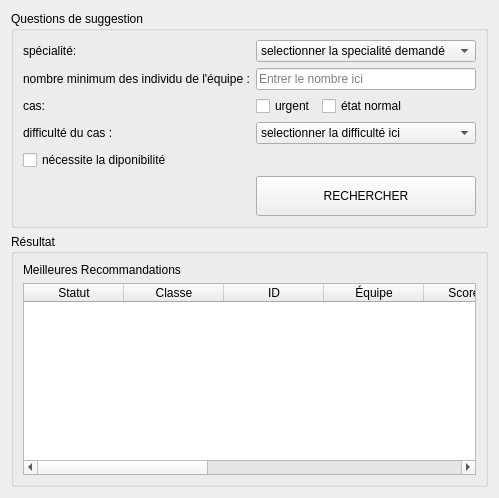
                       <widget class="QWidget" name="suggestionScrollContent">
                        <layout class="QVBoxLayout" name="suggestionScrollContentLayout">
                         <item>
                          <widget class="QGroupBox" name="suggestionQuestionsGroup">
                           <property name="title">
                            <string>Questions de suggestion</string>
                           </property>
                           <layout class="QVBoxLayout" name="suggestionQuestionsLayout">
                            <item>
                             <layout class="QFormLayout" name="suggestionFormLayout">
                              <item row="0" column="0">
                               <widget class="QLabel" name="labelSuggestionSpecialty">
                                <property name="text">
                                 <string>spécialité:</string>
                                </property>
                               </widget>
                              </item>
                              <item row="0" column="1">
                               <widget class="QComboBox" name="comboBoxSpecialiteRecommandation">
                                <item>
                                 <property name="text">
                                  <string>selectionner la specialité demandé</string>
                                 </property>
                                </item>
                                <item>
                                 <property name="text">
                                  <string>maintenace</string>
                                 </property>
                                </item>
                                <item>
                                 <property name="text">
                                  <string>production</string>
                                 </property>
                                </item>
                                <item>
                                 <property name="text">
                                  <string>backoffice</string>
                                 </property>
                                </item>
                                <item>
                                 <property name="text">
                                  <string>mécanique</string>
                                 </property>
                                </item>
                                <item>
                                 <property name="text">
                                  <string/>
                                 </property>
                                </item>
                               </widget>
                              </item>
                              <item row="1" column="0">
                               <widget class="QLabel" name="labelSuggestionMinMembers">
                                <property name="text">
                                 <string>nombre minimum des individu de l'équipe :</string>
                                </property>
                               </widget>
                              </item>
                              <item row="1" column="1">
                               <widget class="QLineEdit" name="lineEditNbMembresMinRecommandation">
                                <property name="placeholderText">
                                 <string>Entrer le nombre ici</string>
                                </property>
                               </widget>
                              </item>
                              <item row="2" column="0">
                               <widget class="QLabel" name="labelSuggestionCase">
                                <property name="text">
                                 <string>cas:</string>
                                </property>
                               </widget>
                              </item>
                              <item row="2" column="1">
                               <layout class="QHBoxLayout" name="casesLayout">
                                <item>
                                 <widget class="QCheckBox" name="checkBoxUrgentRecommandation">
                                  <property name="text">
                                   <string>urgent</string>
                                  </property>
                                 </widget>
                                </item>
                                <item>
                                 <widget class="QCheckBox" name="checkBoxEtatNormalRecommandation">
                                  <property name="text">
                                   <string>état normal</string>
                                  </property>
                                 </widget>
                                </item>
                                <item>
                                 <spacer name="casesSpacer">
                                  <property name="orientation">
                                   <enum>Qt::Horizontal</enum>
                                  </property>
                                  <property name="sizeHint" stdset="0">
                                   <size>
                                    <width>40</width>
                                    <height>20</height>
                                   </size>
                                  </property>
                                 </spacer>
                                </item>
                               </layout>
                              </item>
                              <item row="3" column="0">
                               <widget class="QLabel" name="labelSuggestionDifficulty">
                                <property name="text">
                                 <string>difficulté du cas :</string>
                                </property>
                               </widget>
                              </item>
                              <item row="3" column="1">
                               <widget class="QComboBox" name="comboBoxDifficulteRecommandation">
                                <item>
                                 <property name="text">
                                  <string>selectionner la difficulté ici </string>
                                 </property>
                                </item>
                                <item>
                                 <property name="text">
                                  <string>facile</string>
                                 </property>
                                </item>
                                <item>
                                 <property name="text">
                                  <string>Normal</string>
                                 </property>
                                </item>
                                <item>
                                 <property name="text">
                                  <string>Difficile</string>
                                 </property>
                                </item>
                               </widget>
                              </item>
                             </layout>
                            </item>
                            <item>
                             <widget class="QCheckBox" name="checkBoxRequiertDisponibilite">
                              <property name="text">
                               <string>nécessite la diponibilité</string>
                              </property>
                             </widget>
                            </item>
                            <item>
                             <layout class="QHBoxLayout" name="suggestionActionLayout">
                              <item>
                               <spacer name="suggestionActionSpacer">
                                <property name="orientation">
                                 <enum>Qt::Horizontal</enum>
                                </property>
                                <property name="sizeHint" stdset="0">
                                 <size>
                                  <width>40</width>
                                  <height>20</height>
                                 </size>
                                </property>
                               </spacer>
                              </item>
                              <item>
                               <widget class="QPushButton" name="btnRechercherRecommandationEquipe">
                                <property name="minimumSize">
                                 <size>
                                  <width>220</width>
                                  <height>40</height>
                                 </size>
                                </property>
                                <property name="text">
                                 <string>RECHERCHER</string>
                                </property>
                               </widget>
                              </item>
                             </layout>
                            </item>
                           </layout>
                          </widget>
                         </item>
                         <item>
                          <widget class="QGroupBox" name="suggestionResultsGroup">
                           <property name="title">
                            <string>Résultat</string>
                           </property>
                           <layout class="QVBoxLayout" name="suggestionResultsLayout">
                            <item>
                             <widget class="QLabel" name="labelSuggestionBestRecommendations">
                              <property name="text">
                               <string>Meilleures Recommandations</string>
                              </property>
                             </widget>
                            </item>
                            <item>
                             <widget class="QTableWidget" name="suggestionResultsTable">
                              <property name="columnCount">
                               <number>10</number>
                              </property>
                              <property name="rowCount">
                               <number>0</number>
                              </property>
                              <column>
                               <property name="text">
                                <string>Statut</string>
                               </property>
                              </column>
                              <column>
                               <property name="text">
                                <string>Classe</string>
                               </property>
                              </column>
                              <column>
                               <property name="text">
                                <string>ID</string>
                               </property>
                              </column>
                              <column>
                               <property name="text">
                                <string>Équipe</string>
                               </property>
                              </column>
                              <column>
                               <property name="text">
                                <string>Score /10</string>
                               </property>
                              </column>
                              <column>
                               <property name="text">
                                <string>Rate</string>
                               </property>
                              </column>
                              <column>
                               <property name="text">
                                <string>Disponibilité</string>
                               </property>
                              </column>
                              <column>
                               <property name="text">
                                <string>Fiabilité</string>
                               </property>
                              </column>
                              <column>
                               <property name="text">
                                <string>Charge</string>
                               </property>
                              </column>
                              <column>
                               <property name="text">
                                <string>Raisons</string>
                               </property>
                              </column>
                             </widget>
                            </item>
                           </layout>
                          </widget>
                         </item>
                        </layout>
                       </widget>
